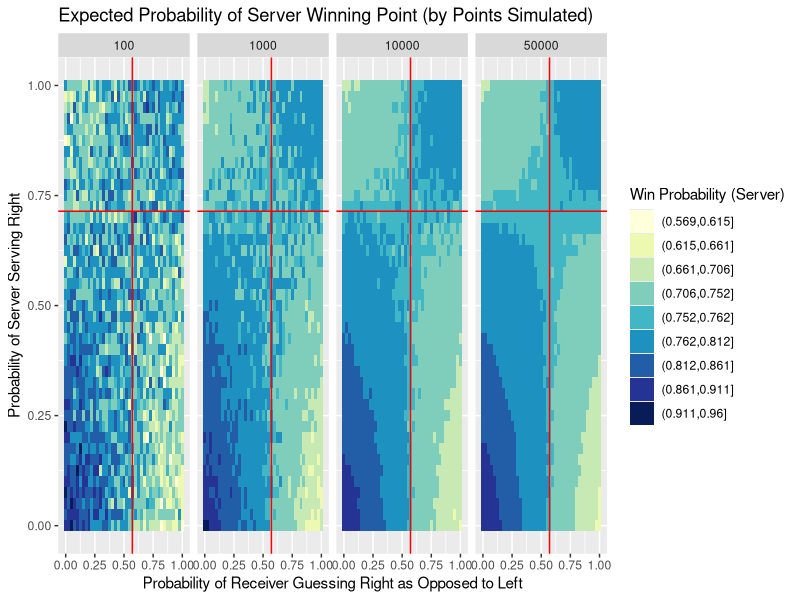
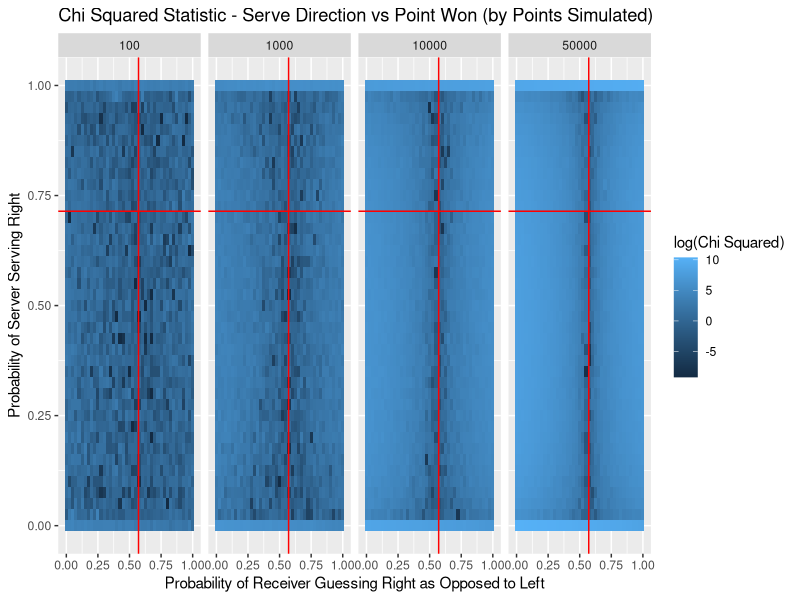
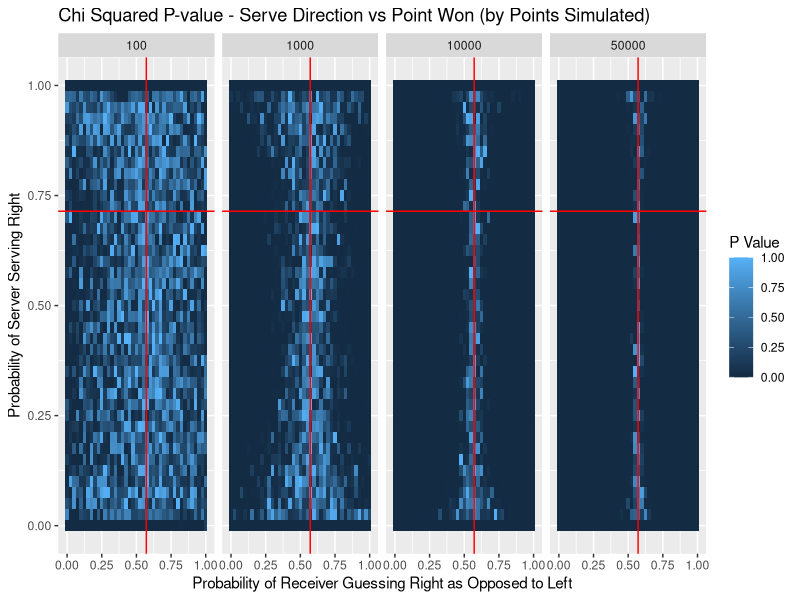
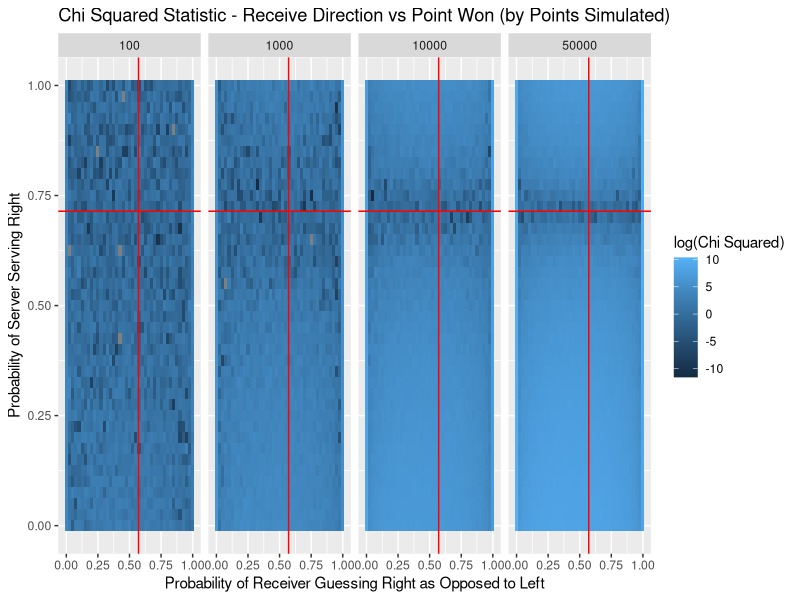
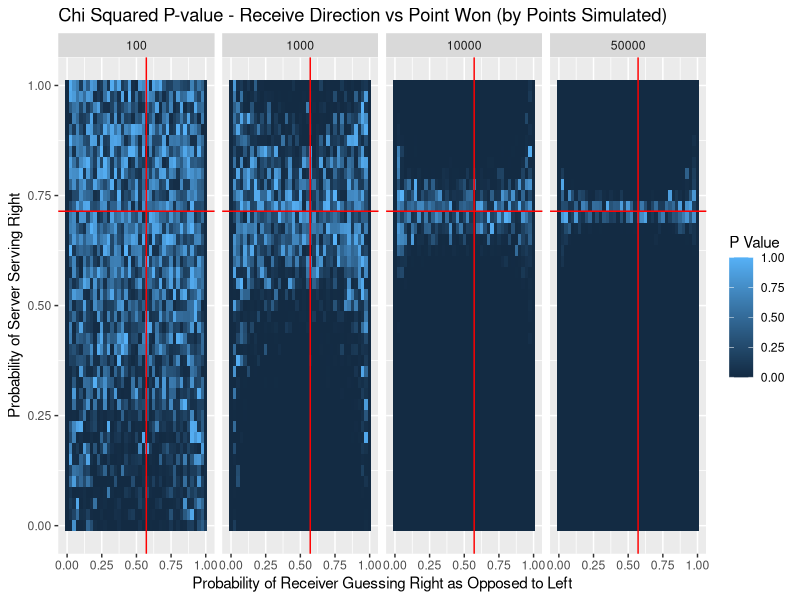
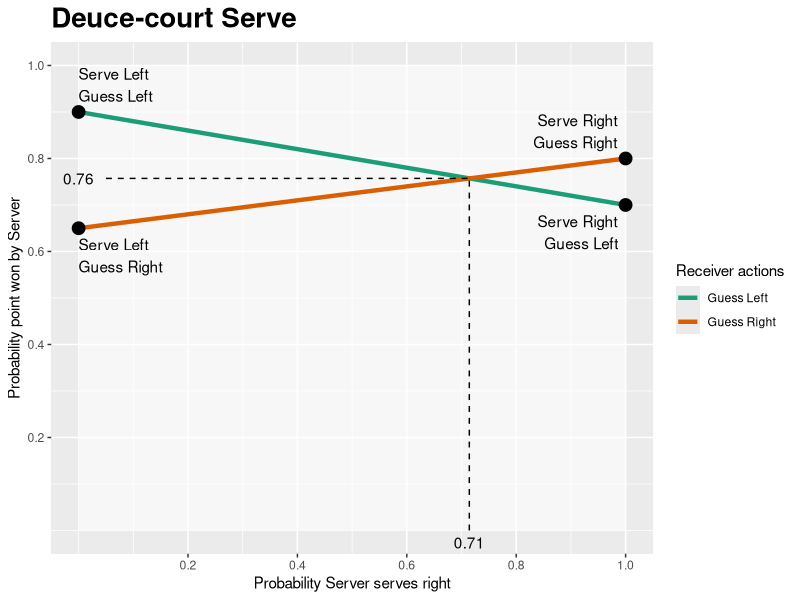

R code for these plots, in order:
## ---- chunk 1
library(ggplot2)
library(reshape2)
library(plyr)
## ---- chunk 2

# Model parameters
# Probabilities for server winning point
# serve: sv, receive: rc, left: lf, right: rt
# e.g.: sv_lf.rc_rt: serve_left.receive_right

model.df <- data.frame(prob    = c( 0.9,          0.65,          0.7,           0.80),
                       sv      = c( 0.0,          0.0,           1.0,           1.0),
                       rc      = c( 0.0,          1.0,           0.0,           1.0),
                       desc.sv = c("Serve Left", "Serve Left",  "Serve Right", "Serve Right"),
                       desc.rc = c("Guess Left", "Guess Right", "Guess Left",  "Guess Right"),
                       hj      = c( 0.0,          0.0,           1.1,           1.1),
                       vj      = c(-0.3,          1.3,           1.3,          -0.3))

model.df$desc <- paste(model.df$desc.sv, model.df$desc.rc, sep="\n")

# Conflict Matrix:
# |             | Receive left | Receive Right |
# |-------------|:------------:|:-------------:|
# |  Serve Left |  sv_lf.rc_lf |  sv_lf.rc_rt  |
# | Serve Right |  sv_rt.rc_lf |  sv_rt.rc_rt  |

conflict.matrix <- matrix(data=model.df$prob, nrow = 2, byrow = TRUE)

# Equilibrium point
d.r1 <- abs(diff(conflict.matrix[1,]))
d.r2 <- abs(diff(conflict.matrix[2,]))
d.c1 <- abs(diff(conflict.matrix[,1]))
d.c2 <- abs(diff(conflict.matrix[,2]))
sv_rt.eq <- d.r1 / (d.r1 + d.r2)
rc_rt.eq <- d.c1 / (d.c1 + d.c2)

# Expected value of game (server)
ex.sv <- as.numeric(conflict.matrix[,1]  %*% c(1 - sv_rt.eq, sv_rt.eq))
## ---- chunk 3

# Plotting parameters
b <- (1:5)*20/100
ann_size <- 4

# Generate Plot
p <- ggplot(model.df, aes(x=sv, y=prob, label=desc)) + 
  geom_rect(aes(xmin=0, xmax=1, ymin=0, ymax=1), fill="white", alpha=.2) + 
  geom_line(aes(group=rc, color=desc.rc), size=1.5) +
  geom_point(size = 4) +
  geom_text(aes(hjust=hj, vjust=vj)) +
  annotate("segment", x=0.05,    xend=sv_rt.eq, y=ex.sv, yend=ex.sv, linetype=2) + 
  annotate("segment", x=sv_rt.eq, xend=sv_rt.eq, y=0,  yend=ex.sv, linetype=2) +
  annotate("text", label=round(ex.sv, 2), x=0, y=ex.sv, hjust=.5) +
  annotate("text", label=round(sv_rt.eq, 2), x=sv_rt.eq, y=0, vjust=1.5) +
  ggtitle("Deuce-court Serve") +
  xlab("Probability Server serves right") + 
  scale_x_continuous(breaks=b) +
  ylab("Probability point won by Server") +
  scale_y_continuous(breaks=b) +
  theme(plot.title = element_text(face="bold", size=20)) + 
  scale_color_manual(name = "Receiver actions",
                     values = c("#1b9e77", "#d95f02"))

# Turn off clipping
gt <- ggplot_gtable(ggplot_build(p))
gt$layout$clip[gt$layout$name == "panel"] <- "off"

# Display

png(file="equilibrium.png", width=480, height=400)
  plot(gt)
dev.off()
## ---- chunk 4

simulate.points <- function(probs, sv_rt.act, rc_rt.act, n.pts){  
  # ==============================================================
  # Unroll probabilities    # Probability server wins when:
                            # |--------------|-------------------|
                            # | Server       | Receiver          |
                            # |--------------|-------------------|
  sv_lf.rc_lf <- probs[1]   # | Serves left  | Guesses left      |
  sv_lf.rc_rt <- probs[2]   # | Serves left  | Guesses right     |
  sv_rt.rc_lf <- probs[3]   # | Serves right | Guesses left      |
  sv_rt.rc_rt <- probs[4]   # | Serves right | Guesses right     |
  
  # sv_rt.act = Probability server serves right
  # rc_rt.act = Probability receiver guesses right
  # ** these do not have to equal equilibrium values
  
  # n.pts = number of points to simulate
  # ==============================================================
  
  # Simulate serves and receive-guesses
  # Serve left = 0, Serve right = 1
  # Guess left = 0, Guess right = 1
  sv <- rbinom(n.pts, 1, sv_rt.act)
  rc <- rbinom(n.pts, 1, rc_rt.act)
  
  # Simulate winner of point based on given probabilities
  # sv.wins = 1, server wins
  # sv.wins = 0, server loses
  point.results <- data.frame(sv=sv, rc=rc, sv.wins=NA)
  
  # Create filters for the four combinations:
  f.sv_lf.rc_lf <- sv == 0 & rc == 0     # Serve left  - Guess left
  f.sv_lf.rc_rt <- sv == 0 & rc == 1     # Serve left  - Guess right
  f.sv_rt.rc_lf <- sv == 1 & rc == 0     # Serve right - Guess left
  f.sv_rt.rc_rt <- sv == 1 & rc == 1     # Serve right - Guess right
  
  # Simulate results:                            Number of points       Prob of winning
  point.results$sv.wins[f.sv_lf.rc_lf] <- rbinom(sum(f.sv_lf.rc_lf), 1, sv_lf.rc_lf)
  point.results$sv.wins[f.sv_lf.rc_rt] <- rbinom(sum(f.sv_lf.rc_rt), 1, sv_lf.rc_rt)
  point.results$sv.wins[f.sv_rt.rc_lf] <- rbinom(sum(f.sv_rt.rc_lf), 1, sv_rt.rc_lf)
  point.results$sv.wins[f.sv_rt.rc_rt] <- rbinom(sum(f.sv_rt.rc_rt), 1, sv_rt.rc_rt)
  
  return(point.results)
}

## ---- chunk 5
# Set parameters
n.points <- 300

use.eq <- TRUE

if(use.eq){
  serve_right.actual <- sv_rt.eq
  receive_right.actual <- rc_rt.eq
} else{
  serve_right.actual <- .6
  receive_right.actual <- 0.1
}

# Run simulation
sim.test <- simulate.points(model.df$prob, serve_right.actual, receive_right.actual, n.points)

# ===============================================================================================
# Fill in text parameters for summary below:
# -----------------------------------------------------------------------------------------------
if(use.eq){
  use.not_use <- "used"
  expect.not_expect <- "expect"
} else{
  use.not_use <- "did not use"
  expect.not_expect <- "do not expect"
}
sim.prob.serve.right    <- round(mean(sim.test$sv == 1), 2)
sim.prob.receive.right  <- round(mean(sim.test$rc == 1), 2)

sim.prob.win.right   <- round(mean(sim.test$sv.wins[sim.test$sv == 1]), 2)
sim.prob.win.left    <- round(mean(sim.test$sv.wins[sim.test$sv == 0]), 2)
sim.prob.win.overall <- round(mean(sim.test$sv.wins)                  , 2)

#                                             0=left, 1=right  || 0=lose, 1=win
sim.count.left.lose  <- sum(sim.test$sv.wins[sim.test$sv == 0] == 0)
sim.count.left.win   <- sum(sim.test$sv.wins[sim.test$sv == 0] == 1)
sim.count.right.lose <- sum(sim.test$sv.wins[sim.test$sv == 1] == 0)
sim.count.right.win  <- sum(sim.test$sv.wins[sim.test$sv == 1] == 1)

# Use the chi squared test to determine if Serve Direction is independent of winning point

# |------------------|-------------------|-------------------|
# |                  | Point lost        | Point Won         |
# |------------------|-------------------|-------------------|
# | Serve Left       | count(lost|left)  | count(won|left)   |
# |------------------|-------------------|-------------------|
# | Serve Right      | count(lost|right) | count(won|right)  |
# |------------------|-------------------|-------------------|

m <- table(sim.test$sv, sim.test$sv.wins)

sim.result.chi <- chisq.test(m, correct=FALSE)
# ===============================================================================================
## ---- chunk 6
# Set parameters
n.points <- 10000

use.eq <- FALSE

if(use.eq){
  serve_right.actual <- sv_rt.eq
  receive_right.actual <- rc_rt.eq
} else{
  serve_right.actual <- sv_rt.eq
  receive_right.actual <- 0.1
}

# Run simulation
sim.test <- simulate.points(model.df$prob, serve_right.actual, receive_right.actual, n.points)

# ===============================================================================================
# Fill in text parameters for summary below:
# -----------------------------------------------------------------------------------------------
if(use.eq){
  use.not_use <- "used"
  expect.not_expect <- "expect"
} else{
  use.not_use <- "did not use"
  expect.not_expect <- "do not expect"
}
sim.prob.serve.right    <- round(mean(sim.test$sv == 1), 2)
sim.prob.receive.right  <- round(mean(sim.test$rc == 1), 2)

sim.prob.win.right   <- round(mean(sim.test$sv.wins[sim.test$sv == 1]), 2)
sim.prob.win.left    <- round(mean(sim.test$sv.wins[sim.test$sv == 0]), 2)
sim.prob.win.overall <- round(mean(sim.test$sv.wins)                  , 2)

#                                             0=left, 1=right  || 0=lose, 1=win
sim.count.left.lose  <- sum(sim.test$sv.wins[sim.test$sv == 0] == 0)
sim.count.left.win   <- sum(sim.test$sv.wins[sim.test$sv == 0] == 1)
sim.count.right.lose <- sum(sim.test$sv.wins[sim.test$sv == 1] == 0)
sim.count.right.win  <- sum(sim.test$sv.wins[sim.test$sv == 1] == 1)

# Use the chi squared test to determine if Serve Direction is independent of winning point

# |------------------|-------------------|-------------------|
# |                  | Point lost        | Point Won         |
# |------------------|-------------------|-------------------|
# | Serve Left       | count(lost|left)  | count(won|left)   |
# |------------------|-------------------|-------------------|
# | Serve Right      | count(lost|right) | count(won|right)  |
# |------------------|-------------------|-------------------|

m <- table(sim.test$sv, sim.test$sv.wins)

sim.result.chi <- chisq.test(m, correct=FALSE)
# ===============================================================================================
## ---- chunk 7
# ==============================================================================
# functions to return heat map color value
#
# Inputs:
#   probs: vector of probability server wins for all serve receive combinations
#   sv_rt.act: probability server serves right
#   rc_rt.act: probability receiver guesses right
#   n.pts: number of points to play
#
# Returns:
#   list$ev:  probability server wins point
#   list$chi: chi squared value of serve vs wins
#   list$pv:  p-value of serve vs wins
# ==============================================================================

sim.return <- function(probs, sv_rt.act, rc_rt.act, n.pts){
  # Simulation
  r <- simulate.points(probs, sv_rt.act, rc_rt.act, n.pts)
  
  # Calculations
  m <- table(r$sv, r$sv.wins)
  options(warn=-1)                          # suppress warnings from chisq.test
  chi.test.sv <- chisq.test(m, correct=FALSE)
  
  n <- table(r$rc, r$sv.wins)
  chi.test.rc <- chisq.test(n, correct=FALSE)
  options(warn=0)                           # turn warnings back on
  
  # Return list
  return.list <- list(ev     = mean(r$sv.wins),
                      chi.sv = chi.test.sv$statistic,
                      pv.sv  = chi.test.sv$p.value,
                      chi.rc = chi.test.rc$statistic,
                      pv.rc  = chi.test.rc$p.value)
  
  return(return.list)
}

## ---- chunk 8
#------------------------------------------------------------
# Simulation parameters

per.side <- 40 # target is 40
increment <- 1 / per.side

# Number of games to simulate for each point in the grid
# Different values depending on objective
n.trials <- list("final"        = c(100, 1000, 10000, 50000),
                 "draft"        = c(100, 1000, 5000, 10000),
                 "two_rows-one" = c(100, 300),
                 "fast"         = c(100, 300, 1000, 2000),
                 "test.multi"   = c(100, 150, 200), 
                 "test.one"     = c(100),
                 "test.long"    = c(50000))                     #~2 minutes

current.run <- "final"
#------------------------------------------------------------
                 
# Initialize result data frame
size.effect = data.frame()

# Run simulation <<<<<<<<<<<<<<<<<<<<<<<<<<<<<<<<<<<<<<<<<<<<
for(pts in n.trials[[current.run]]){
  
  # Create simulation grid
  sv.act <- seq(0, 1, increment)
  rc.act <- seq(0, 1, increment)
  
  df <- data.frame(expand.grid(sv.act, rc.act))
  names(df) <- c("sv.act", "rc.act")
  
  df$ev     <- NA
  df$chi.sv <- NA
  df$pv.sv  <- NA
  df$chi.rc <- NA
  df$chi.rc <- NA
  df$points <- pts
  
  # Run simulation for each point in grid
  for(r in 1:nrow(df)){
    sim.list     <- sim.return(model.df$prob, df$sv.act[r], df$rc.act[r], pts)
    df$ev[r]     <- sim.list$ev
    df$chi.sv[r] <- sim.list$chi.sv
    df$pv.sv[r]  <- sim.list$pv.sv
    df$chi.rc[r] <- sim.list$chi.rc
    df$pv.rc[r]  <- sim.list$pv.rc
    
  }

  size.effect <- join(size.effect, df, type="full")
}
## ---- chunk 9

# Bin ev for plotting
ev.min <- min(size.effect$ev) - 0.001
ev.max <- max(size.effect$ev)
b <- c(seq(from=ev.min,        to=ex.sv - 0.005, length.out=5), 
       seq(from=ex.sv + 0.005, to=ev.max,        length.out=5))

size.effect$ev.bin <- cut(size.effect$ev, breaks=b)

# Plot
ggplot(size.effect, aes(x=rc.act, y=sv.act)) + 
  geom_tile(aes(fill=ev.bin)) + 
  geom_vline(xintercept=rc_rt.eq, color="red") + 
  geom_hline(yintercept=sv_rt.eq, color="red") +
  facet_grid(. ~ points) +
  scale_fill_brewer(palette = "YlGnBu") + 
  ggtitle("Expected Probability of Server Winning Point (by Points Simulated)") +
  xlab("Probability of Receiver Guessing Right as Opposed to Left") +
  ylab("Probability of Server Serving Right") + 
  labs(fill="Win Probability (Server)")

## ---- chunk 10

size.effect$chi.mod <- size.effect$chi.sv
size.effect$chi.mod[size.effect$chi.mod < 0.0001] <- 0.0001
size.effect$chi.log <- log(size.effect$chi.mod)

ggplot(size.effect, aes(x=rc.act, y=sv.act)) + 
  geom_tile(aes(fill=chi.log)) + 
  geom_vline(xintercept=rc_rt.eq, color="red") + 
  geom_hline(yintercept=sv_rt.eq, color="red") + 
  facet_grid(. ~ points) +
  ggtitle("Chi Squared Statistic - Serve Direction vs Point Won (by Points Simulated)") +
  xlab("Probability of Receiver Guessing Right as Opposed to Left") +
  ylab("Probability of Server Serving Right") + 
  labs(fill = "log(Chi Squared)")

## ---- chunk 11

ggplot(size.effect, aes(x=rc.act, y=sv.act)) + 
  geom_tile(aes(fill=pv.sv)) + 
  geom_vline(xintercept=rc_rt.eq, color="red") + 
  geom_hline(yintercept=sv_rt.eq, color="red") + 
  facet_grid(. ~ points) +
  ggtitle("Chi Squared P-value - Serve Direction vs Point Won (by Points Simulated)") +
  xlab("Probability of Receiver Guessing Right as Opposed to Left") +
  ylab("Probability of Server Serving Right") +
  labs(fill = "P Value")

## ---- chunk 12

size.effect$chi.rc.mod <- size.effect$chi.rc
size.effect$chi.rc.mod[size.effect$chi.mod < 0.0001] <- 0.0001
size.effect$chi.rc.log <- log(size.effect$chi.rc.mod)

ggplot(size.effect, aes(x=rc.act, y=sv.act)) + 
  geom_tile(aes(fill=chi.rc.log)) + 
  geom_vline(xintercept=rc_rt.eq, color="red") + 
  geom_hline(yintercept=sv_rt.eq, color="red") + 
  facet_grid(. ~ points) +
  ggtitle("Chi Squared Statistic - Receive Direction vs Point Won (by Points Simulated)") +
  xlab("Probability of Receiver Guessing Right as Opposed to Left") +
  ylab("Probability of Server Serving Right") + 
  labs(fill = "log(Chi Squared)")

## ---- chunk 13

ggplot(size.effect, aes(x=rc.act, y=sv.act)) + 
  geom_tile(aes(fill=pv.rc)) + 
  geom_vline(xintercept=rc_rt.eq, color="red") + 
  geom_hline(yintercept=sv_rt.eq, color="red") + 
  facet_grid(. ~ points) +
  ggtitle("Chi Squared P-value - Receive Direction vs Point Won (by Points Simulated)") +
  xlab("Probability of Receiver Guessing Right as Opposed to Left") +
  ylab("Probability of Server Serving Right") +
  labs(fill = "P Value")

## ---- chunk 14
values <- c(16, 16, 32, 14)
m <- matrix(values, nrow=2, byrow=TRUE)
chisq.test(m, correct=FALSE)
